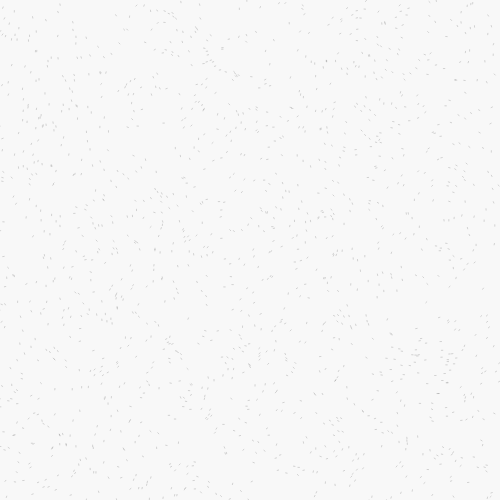
Frame 1 (no input)
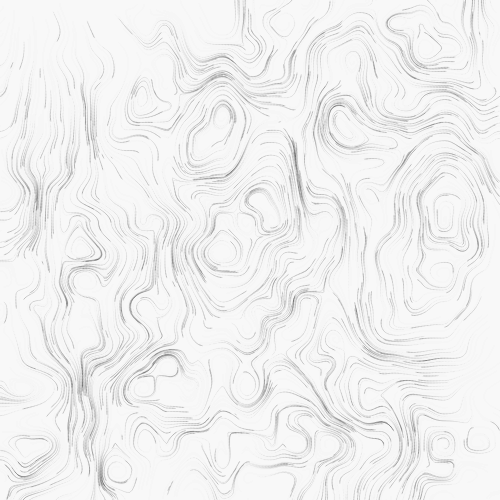
Frame 60 (no input)
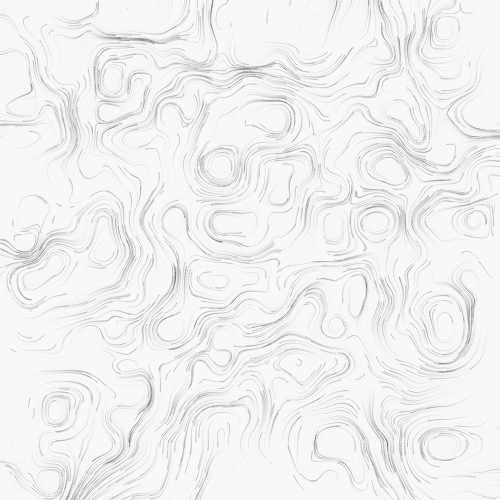
Frame 120 (the mouse pressed at the canvas centre since frame 60)

The p5.js sketch that drew these frames (run headless with seeded random() and noise() and a simulated clock; from frame 60 on, the mouse is pressed at the canvas centre):

// p5.js sketch
// ── sketch.js
// 컬 노이스 (Curl Noise) — 발산이 없는 비압축성 유체 흐름 시뮬레이션
// 스칼라 노이즈(Perlin Noise)의 회전(Curl) 미분을 계산하여 뭉침이 없는 벡터장을 만듭니다.
const NP = 1500, NOISE_SC = 0.0045, SPEED = 1.5;
let particles = [];
let eps = 0.01; // 미분 근사를 위한 미소 변위

function setup() {
  createCanvas(500, 500);
  reset();
}

function reset() {
  noiseSeed(floor(random(1e9)));
  background(248);
  particles = [];
  for (let i = 0; i < NP; i++) spawn();
}

function spawn() {
  particles.push({ x: random(width), y: random(height), life: random(100, 400) });
}

function draw() {
  // 잔상 효과
  noStroke();
  fill(248, 12);
  rect(0, 0, width, height);

  stroke(0, 40);
  strokeWeight(1);
  for (const p of particles) {
    let nx = p.x * NOISE_SC;
    let ny = p.y * NOISE_SC;
    
    // 편미분 근사치 계산 (중앙차분법)
    let dN_dx = (noise(nx + eps, ny) - noise(nx - eps, ny)) / (2 * eps);
    let dN_dy = (noise(nx, ny + eps) - noise(nx, ny - eps)) / (2 * eps);
    
    // Curl 연산: V(x,y) = (dN/dy, -dN/dx)
    // 이 연산을 통해 벡터장의 발산(divergence)이 0이 되어 입자가 뭉치지 않습니다.
    let vx = dN_dy;
    let vy = -dN_dx;
    
    // 정규화 후 속도 곱하기
    let len = sqrt(vx * vx + vy * vy);
    if (len > 0) {
      vx = (vx / len) * SPEED;
      vy = (vy / len) * SPEED;
    }

    let nX = p.x + vx;
    let nY = p.y + vy;
    
    line(p.x, p.y, nX, nY);
    p.x = nX; p.y = nY;
    p.life--;
    
    if (p.life <= 0 || p.x < 0 || p.x > width || p.y < 0 || p.y > height) {
      p.x = random(width); p.y = random(height); p.life = random(100, 400);
    }
  }
}

function mousePressed() {
  if (mouseX >= 0 && mouseX < width && mouseY >= 0 && mouseY < height) reset();
}
